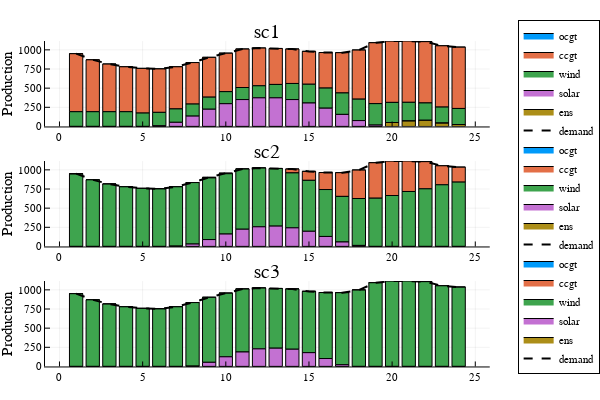

The notebook cell saved with this chart:
### Code cell
plot_production(model, params)
